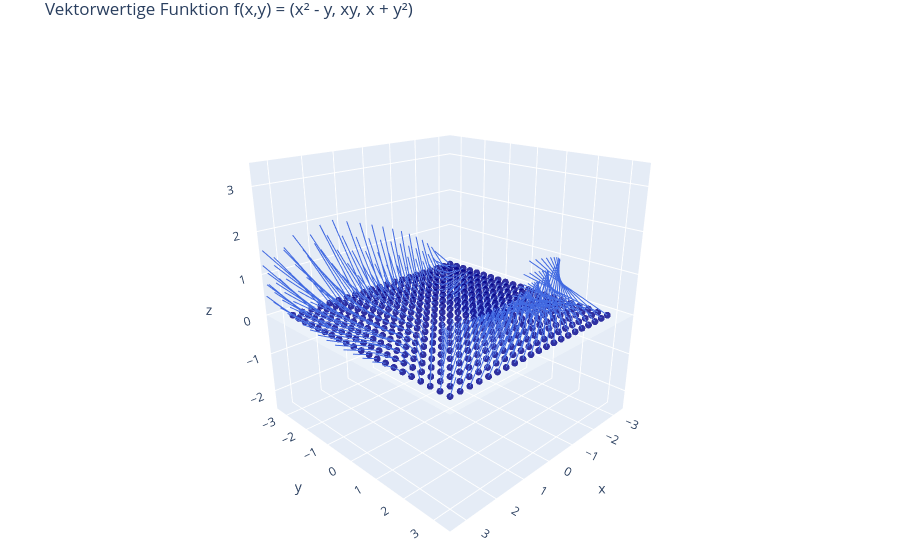

The cell this chart's notebook holds for it:
### Markdown cell above
# 7.2 Vektorwertige Funktionen

## Lernziele

```{admonition} Lernziel
:class: goals
* Sie wissen, was eine **vektorwertige** Funktion bzw. ein **Vektorfeld** ist.
* Sie können vektorwertige Funktionen komponentenweise darstellen.
```

## Begrifflichkeiten

Bis jetzt haben wir Funktionen betrachtet, deren Funktionswert stets eine reelle
Zahl, also ein Skalar ist. Solche Funktionen nennen wir **skalarwertig**. So wie wir
beim Definitionsgebiet von einem eindimensionalen Definitionsgebiet $x\in
\mathbb{R}$ der reellen Zahlen zu Definitionsgebieten mit mehreren unabhängigen
Variablen, also Vektoren $\vec{x}\in\mathbb{R}^n$ mit $n \geq 2$ übergegangen
sind, können wir auch den Wertebereich von Funktionen erweitern. Wenn die
Funktionswerte einer Funktion Vektoren sind, so nennen wir die Funktion
**vektorwertig**.

```{admonition} Was ist ... eine vektorwertige Funktion?
:class: note
Eine vektorwertige Funktion ist eine Funktion, die Vektoren als Wertemenge bzw.
Funktionswerte hat. Jedem Punkt $\vec{x}\in\mathbb{R}^m$ wird eindeutig ein
Vektor $\mathbb{R}^n$ zugeordnet, in mathematischer Notation

$$f:\mathbb{R}^m \rightarrow \mathbb{R}^n.$$ 

Übrigens, in der Physik wird eine vektorwertige Funktion auch oft **Vektorfeld**
genannt.
```

Eine vektorwertige Funktion $\vec{f}: \mathbb{R}^m \rightarrow \mathbb{R}^n$
kann durch ihre Komponentenfunktionen dargestellt werden:

$$f(\vec{x}) =
\begin{pmatrix} f_1(\vec{x}) \\ f_2(\vec{x}) \\ \vdots \\ f_n(\vec{x}) \end{pmatrix}.$$

Jede Komponentenfunktion $f_i: \mathbb{R}^m \rightarrow \mathbb{R}$ ist dabei
eine skalarwertige Funktion.

```{dropdown} Video zu "Vektorwertige Funktionen" von Mathematische Methoden
<iframe width="560" height="315" src="https://www.youtube.com/embed/KUSljbPOK78"
title="YouTube video player" frameborder="0" allow="accelerometer; autoplay; clipboard-write; encrypted-media; gyroscope; picture-in-picture; web-share" allowfullscreen></iframe>
```

## Beispiel einer vektorwertigen Funktion

Betrachten wir eine konkrete vektorwertige Funktion $f: \mathbb{R}^2
\rightarrow \mathbb{R}^3$, die jedem Punkt $(x,y)$ in der Ebene einen
dreidimensionalen Vektor zuordnet:

$$f(x,y) = \begin{pmatrix} x^2 - y \\ xy \\ x + y^2 \end{pmatrix}.$$

Diese Funktion hat drei Komponentenfunktionen:

* $f_1(x,y) = x^2 - y$
* $f_2(x,y) = xy$
* $f_3(x,y) = x + y^2$

Für den konkreten Punkt $(x,y) = (2,3)$ erhalten wir:

$$f(2,3) =
\begin{pmatrix} 2^2 - 3 \\ 2 \cdot 3 \\ 2 + 3^2 \end{pmatrix} =
\begin{pmatrix} 1 \\ 6 \\ 11 \end{pmatrix}.$$

Geometrisch interpretiert ordnet diese Funktion jedem Punkt der $xy$-Ebene einen Vektor im dreidimensionalen Raum zu.

In der folgenden Abbildung finden Sie eine Visualisierung der Funktion.
Allerdings können wir nicht zu jedem Punkt der $xy$-Ebene die Vektoren
darstellen, da wir dann nichts mehr erkennen würden. Wir beschränken uns für die
Visualisierung auf $x \in [-3,3]$ und $y \in [-3,3]$ und nehmen in beide
Richtungen Punkte mit einem Abstand von $\Delta x =\Delta y = 0.3$. Diese Punkte
sind durch kleine Kugeln gekennzeichnet. Die Richtung der Vektoren wird durch
Striche dargestellt, wobei die Länge der Striche nur 20 % der Länge der
Vektoren beträgt.

Zoomen Sie in die Grafik hinein und drehen Sie sie auch.

### Code cell
import numpy as np
import plotly.graph_objects as go
from plotly.offline import plot

def vektorwertige_funktion(x, y):
    """Berechnet die vektorwertige Funktion f(x,y) = (x² - y, xy, x + y²)"""
    f1 = x**2 - y
    f2 = x * y
    f3 = x + y**2
    return np.array([f1, f2, f3])

"""Erstellt eine Visualisierung der vektorwertigen Funktion"""
# Definiere den Bereich
bereich = [-3, 3]
schrittweite = 0.3

# Erzeuge Gitter mit der gegebenen Schrittweite
x = np.arange(bereich[0], bereich[1] + 0.01, schrittweite)
y = np.arange(bereich[0], bereich[1] + 0.01, schrittweite)
X, Y = np.meshgrid(x, y)

# Arrays für Startpunkte
startX = X.flatten()
startY = Y.flatten()
startZ = np.zeros_like(startX)

# Arrays für die Vektoren
linien_x = []
linien_y = []
linien_z = []

# Arrays für Hover-Texte
hoverTexts = []

# Skalierungsfaktor für Vektorlängen
skalierungsfaktor = 0.2

# Berechne die Vektoren und erstelle Linien
for i in range(len(startX)):
    x_start = startX[i]
    y_start = startY[i]
    z_start = startZ[i]
    #
    # Berechne Vektor
    vektor = vektorwertige_funktion(x_start, y_start)
    vektor_betrag = np.linalg.norm(vektor)
    #
    # Hover-Text
    hoverTexts.append(f"Punkt: ({x_start:.1f}, {y_start:.1f})<br>f(x,y): ({vektor[0]:.1f}, {vektor[1]:.1f}, {vektor[2]:.1f})<br>|f(x,y)|: {vektor_betrag:.1f}")
    #
    # Normalisiere Vektor
    if vektor_betrag > 1e-10:
        richtung = vektor / vektor_betrag
    else:
        richtung = np.array([0, 0, 0])
    #
    # Skaliere Vektor
    pfeil_laenge = vektor_betrag * skalierungsfaktor
    #
    # Berechne Endpunkt
    x_end = x_start + richtung[0] * pfeil_laenge
    y_end = y_start + richtung[1] * pfeil_laenge
    z_end = z_start + richtung[2] * pfeil_laenge
    #
    # Füge Liniensegment hinzu
    linien_x.extend([x_start, x_end, None])
    linien_y.extend([y_start, y_end, None])
    linien_z.extend([z_start, z_end, None])

# Erstelle Figur
fig = go.Figure()

# Füge transparente xy-Ebene hinzu
fig.add_trace(
    go.Surface(
        x=np.array([-3.5, 3.5]),
        y=np.array([-3.5, 3.5]),
        z=np.zeros((2, 2)),
        opacity=0.25,
        showscale=False,
        colorscale=[[0, '#f3f4f4'], [1, '#f3f4f4']],
        name='xy-Ebene'
    )
)

# Füge Vektoren als Linien hinzu
fig.add_trace(
    go.Scatter3d(
        x=linien_x,
        y=linien_y,
        z=linien_z,
        mode='lines',
        line=dict(
            color='royalblue',
            width=2
        ),
        showlegend=False,
        hoverinfo='none'
    )
)

# Füge Startpunkte hinzu
fig.add_trace(
    go.Scatter3d(
        x=startX,
        y=startY,
        z=startZ,
        mode='markers',
        marker=dict(
            size=4,
            color='darkblue',
            opacity=0.8
        ),
        hoverinfo='text',
        hovertext=hoverTexts,
        showlegend=False
    )
)

# Layout-Anpassungen
fig.update_layout(
    title='Vektorwertige Funktion f(x,y) = (x² - y, xy, x + y²)',
    scene=dict(
        xaxis=dict(title='x', range=[-3.5, 3.5]),
        yaxis=dict(title='y', range=[-3.5, 3.5]),
        zaxis=dict(title='z', range=[-2.5, 3.5]),
        aspectmode='cube',
        camera=dict(
            eye=dict(x=1.6, y=1.6, z=0.9)
        )
    ),
    margin=dict(l=0, r=0, b=0, t=30),
    legend=dict(
        y=0.95,
        x=0.95
    )
)

### Figure 1 — Plotly figure (JSON) as saved in the notebook; plotly's stock layout.template omitted (floating-point values rounded to 4 significant figures; data arrays with more than 128 entries replaced by an {"elided": "..."} marker saying what was removed)
{"data": [{"colorscale": [[0, "#f3f4f4"], [1, "#f3f4f4"]], "name": "xy-Ebene", "opacity": 0.25, "showscale": false, "type": "surface", "x": [-3.5, 3.5], "y": [-3.5, 3.5], "z": [[0.0, 0.0], [0.0, 0.0]]}, {"hoverinfo": "none", "line": {"color": "royalblue", "width": 2}, "mode": "lines", "showlegend": false, "type": "scatter3d", "x": {"elided": "1323 float values"}, "y": {"elided": "1323 float values"}, "z": {"elided": "1323 float values"}}, {"hoverinfo": "text", "hovertext": {"elided": "441 str values"}, "marker": {"color": "darkblue", "opacity": 0.8, "size": 4}, "mode": "markers", "showlegend": false, "type": "scatter3d", "x": {"elided": "441 float values"}, "y": {"elided": "441 float values"}, "z": {"elided": "441 float values"}}], "layout": {"legend": {"x": 0.95, "y": 0.95}, "margin": {"b": 0, "l": 0, "r": 0, "t": 30}, "scene": {"aspectmode": "cube", "camera": {"eye": {"x": 1.6, "y": 1.6, "z": 0.9}}, "xaxis": {"range": [-3.5, 3.5], "title": {"text": "x"}}, "yaxis": {"range": [-3.5, 3.5], "title": {"text": "y"}}, "zaxis": {"range": [-2.5, 3.5], "title": {"text": "z"}}}, "title": {"text": "Vektorwertige Funktion f(x,y) = (x² - y, xy, x + y²)"}}}
